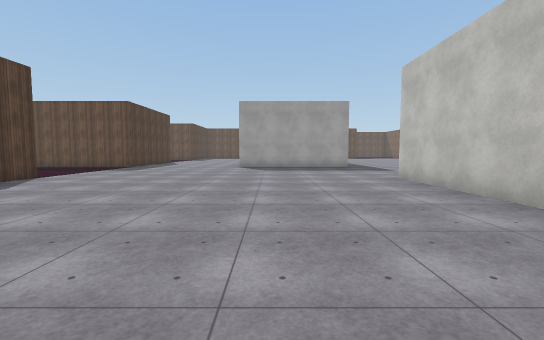
View 1 (above)

23 first-person views from a walk through a 3-D level made in the Unity game engine. The camera is 1.5 m above the floor, tilts 4° down and sees 90° across. The floor is counted in squares, 2 m on a side. Each view is taken from the middle of a square. On the plan, view 1 faces up. The plan holds only what a view shows up to about 10 squares ahead; the rest is blank. The place goes on beyond the plan. The player is left out. Some surface patterns are stand-ins.

View 2
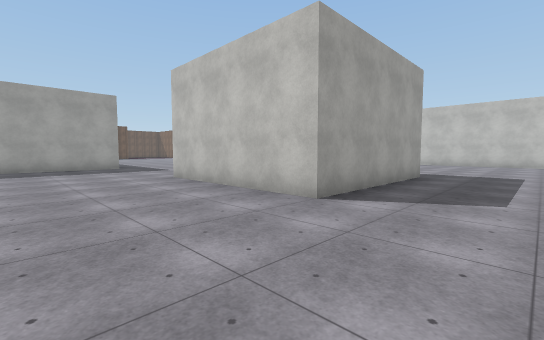

View 3
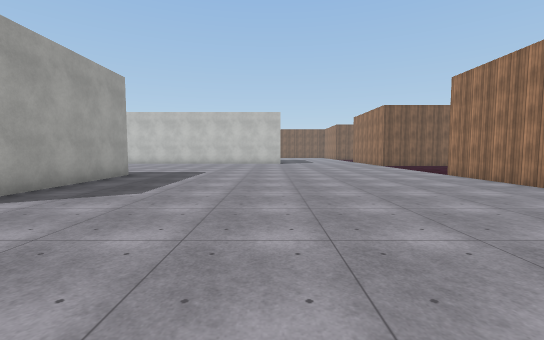

View 4
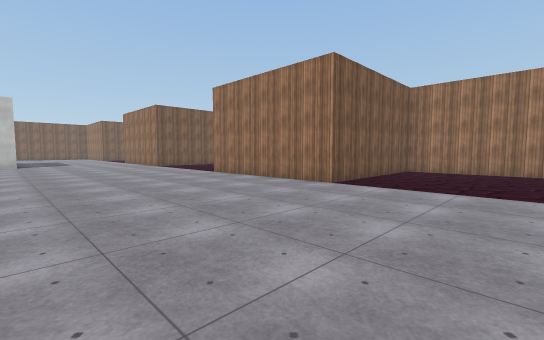

View 5
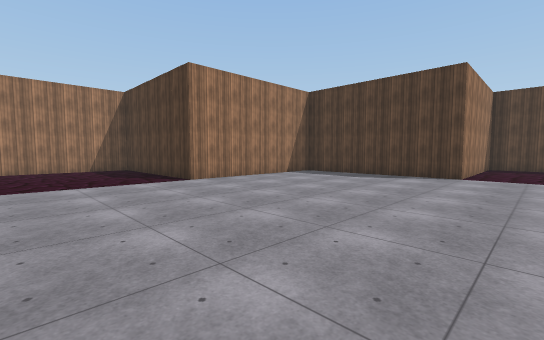

View 6
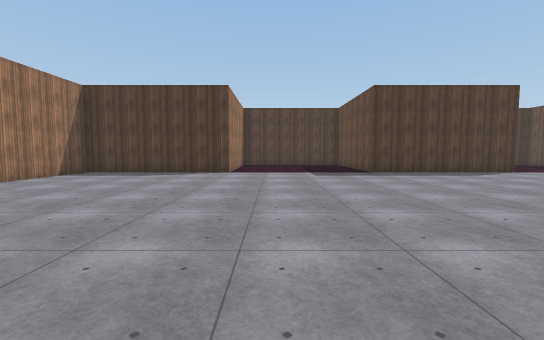

View 7
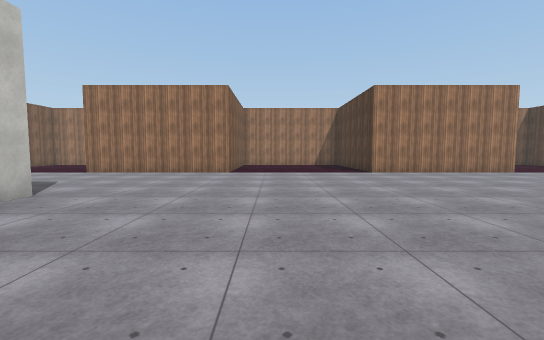

View 8
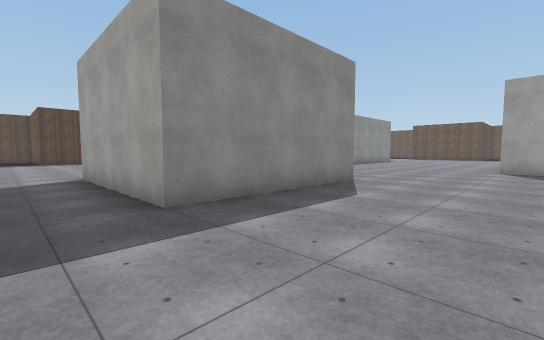

View 9
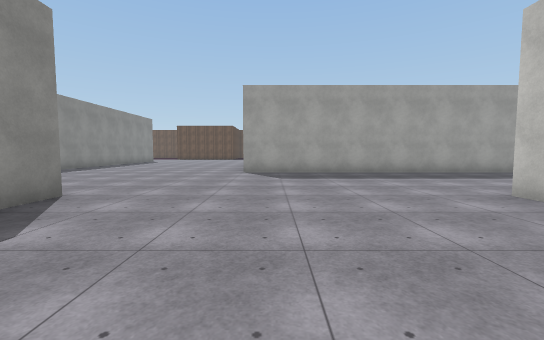

View 10
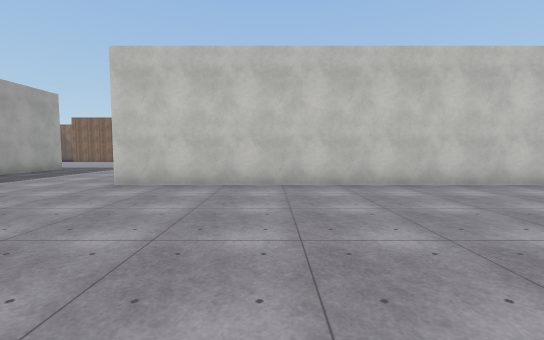

View 11
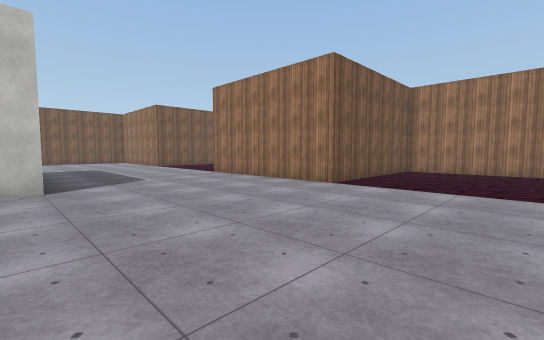

View 12
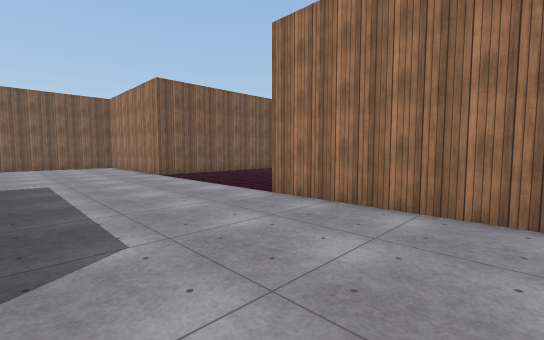

View 13
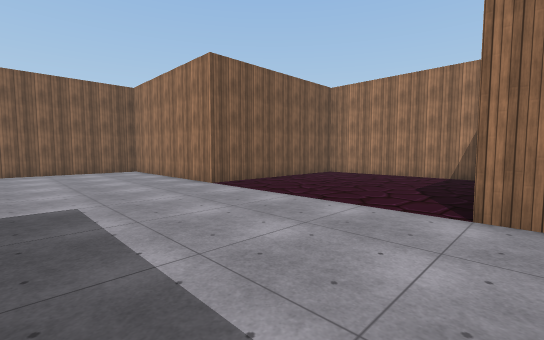

View 14
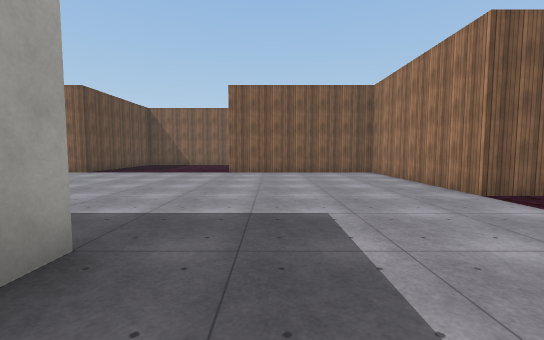

View 15
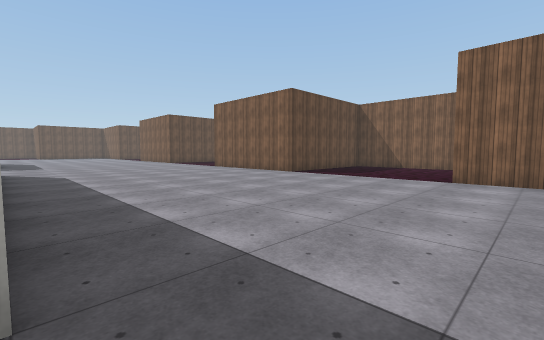

View 16
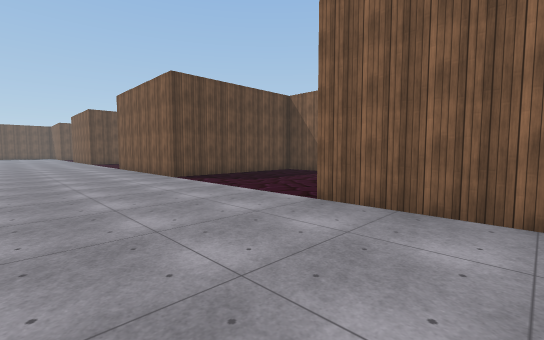

View 17
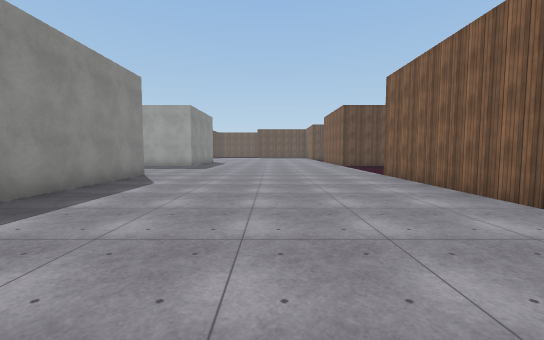

View 18
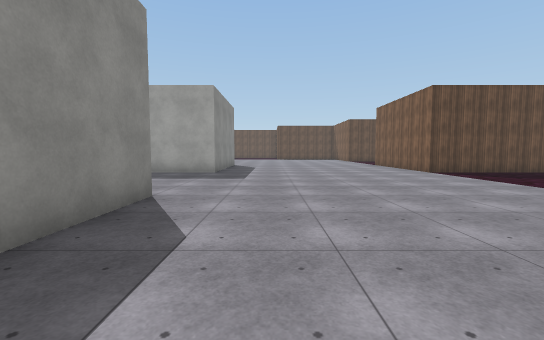

View 19
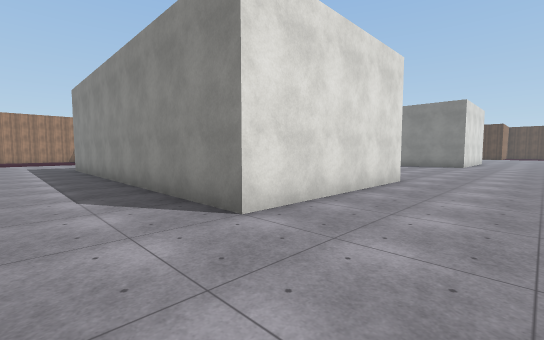

View 20
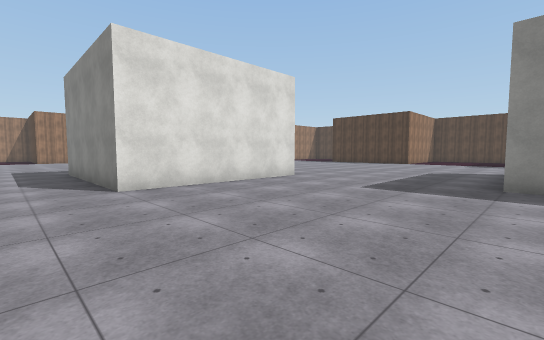

View 21
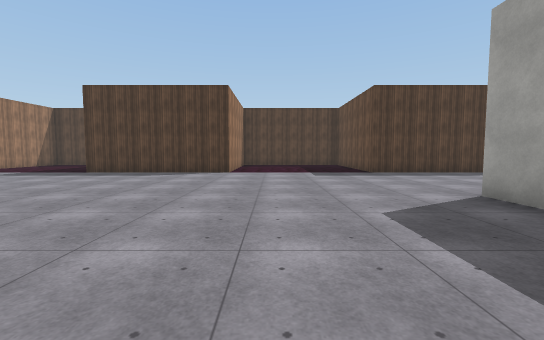

View 22
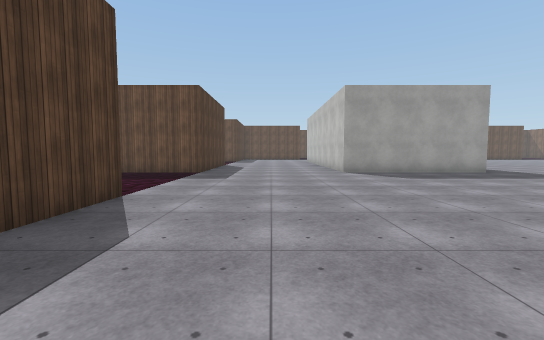

View 23
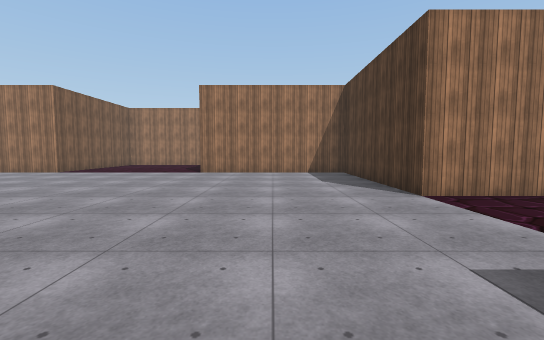

### Floor plan
Points are (right, up) in squares from view 1. A wall is a line through its corners. A room is listed if a view was taken in it or the views show most of it. See-through windows are left out.
Room 1 (views 1, 2, 3, 4, 5, 6, 7, 8, 9, 10, 11, 12, 13, 14, 15, 16, 17, 18, 19, 20, 21, 22, 23)
walls: (8.5, 2.5) (3.5, 2.5) (3.5, 7.5) (8.5, 7.5) (8.5, 2.5); (16, -2.6) (16, 7.5) (21, 7.5) (21, -2.1); (21.1, -2.5) (20.4, -2.5); (3.5, 13.1) (3.5, 12.5) (-1.5, 12.5) (-1.5, 13); (9.9, -12.5) (13.5, -12.5) (13.5, -7.5) (18.5, -7.5); (21, 13) (21, 12.5) (11, 12.5); (19.1, -12.5) (23.5, -12.5) (23.5, -7.5) (28.5, -7.5) (28.5, -2.5); (-0.8, -12.5) (3.5, -12.5) (3.5, -7.5) (8.5, -7.5) (8.5, -8); (-7.1, 7.5) (-6.5, 7.5) (-6.5, 2.5) (-7, 2.5); (-7.5, -2.5) (-6.5, -2.5) (-6.5, -7.5) (-1.5, -7.5) (-1.5, -11.7); (30.5, 2.5) (28.5, 2.5) (28.5, 7.5); (-6.5, 13.5) (-6.5, 12.5) (-7.5, 12.5); (30.5, 12.5) (28.5, 12.5) (28.5, 13)

Where each view was taken, in squares from view 1:
view 1: 0 up, 0 right, facing up
view 2: 0 up, 0 right, facing up-right
view 3: 2 down, 0 right, facing right
view 4: 2 down, 0 right, facing down-right
view 5: 1 down, 2 right, facing down-left
view 6: 1 down, 3 right, facing left
view 7: 2 up, 12 right, facing down
view 8: 1 up, 12 right, facing up-left
view 9: 3 up, 12 right, facing up
view 10: 4 up, 10 right, facing right
view 11: 2 down, 10 right, facing down-right
view 12: 4 down, 15 right, facing down-right
view 13: 4 down, 18 right, facing down-right
view 14: 4 down, 19 right, facing right
view 15: 4 down, 21 right, facing up-right
view 16: 5 down, 25 right, facing up-right
view 17: 1 down, 25 right, facing up
view 18: 3 up, 23 right, facing up
view 19: 10 up, 23 right, facing down-left
view 20: 13 up, 10 right, facing down-left
view 21: 9 up, 3 right, facing left
view 22: 3 up, 4 left, facing up
view 23: 2 up, 4 left, facing down
